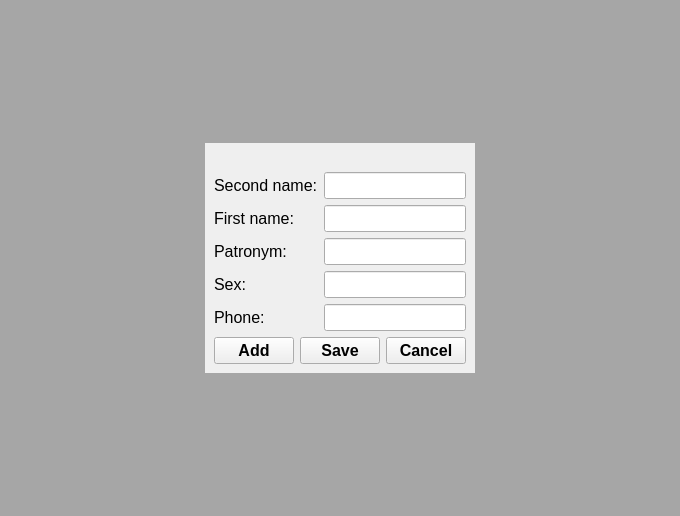
<?xml version="1.0" encoding="UTF-8"?>
<ui version="4.0">
 <class>DialogWidget</class>
 <widget class="QWidget" name="DialogWidget">
  <property name="geometry">
   <rect>
    <x>0</x>
    <y>0</y>
    <width>680</width>
    <height>516</height>
   </rect>
  </property>
  <property name="palette">
   <palette>
    <active>
     <colorrole role="Base">
      <brush brushstyle="SolidPattern">
       <color alpha="255">
        <red>255</red>
        <green>255</green>
        <blue>255</blue>
       </color>
      </brush>
     </colorrole>
     <colorrole role="Window">
      <brush brushstyle="SolidPattern">
       <color alpha="143">
        <red>145</red>
        <green>145</green>
        <blue>145</blue>
       </color>
      </brush>
     </colorrole>
    </active>
    <inactive>
     <colorrole role="Base">
      <brush brushstyle="SolidPattern">
       <color alpha="255">
        <red>255</red>
        <green>255</green>
        <blue>255</blue>
       </color>
      </brush>
     </colorrole>
     <colorrole role="Window">
      <brush brushstyle="SolidPattern">
       <color alpha="143">
        <red>145</red>
        <green>145</green>
        <blue>145</blue>
       </color>
      </brush>
     </colorrole>
    </inactive>
    <disabled>
     <colorrole role="Base">
      <brush brushstyle="SolidPattern">
       <color alpha="143">
        <red>145</red>
        <green>145</green>
        <blue>145</blue>
       </color>
      </brush>
     </colorrole>
     <colorrole role="Window">
      <brush brushstyle="SolidPattern">
       <color alpha="143">
        <red>145</red>
        <green>145</green>
        <blue>145</blue>
       </color>
      </brush>
     </colorrole>
    </disabled>
   </palette>
  </property>
  <property name="windowTitle">
   <string>Form</string>
  </property>
  <property name="autoFillBackground">
   <bool>true</bool>
  </property>
  <layout class="QVBoxLayout" name="verticalLayout_4">
   <item>
    <spacer name="verticalSpacer">
     <property name="orientation">
      <enum>Qt::Vertical</enum>
     </property>
     <property name="sizeHint" stdset="0">
      <size>
       <width>20</width>
       <height>122</height>
      </size>
     </property>
    </spacer>
   </item>
   <item>
    <layout class="QHBoxLayout" name="horizontalLayout_4">
     <item>
      <spacer name="horizontalSpacer_3">
       <property name="orientation">
        <enum>Qt::Horizontal</enum>
       </property>
       <property name="sizeHint" stdset="0">
        <size>
         <width>40</width>
         <height>20</height>
        </size>
       </property>
      </spacer>
     </item>
     <item>
      <widget class="QWidget" name="widget" native="true">
       <property name="sizePolicy">
        <sizepolicy hsizetype="Expanding" vsizetype="Expanding">
         <horstretch>0</horstretch>
         <verstretch>0</verstretch>
        </sizepolicy>
       </property>
       <property name="palette">
        <palette>
         <active>
          <colorrole role="Base">
           <brush brushstyle="SolidPattern">
            <color alpha="255">
             <red>255</red>
             <green>255</green>
             <blue>255</blue>
            </color>
           </brush>
          </colorrole>
          <colorrole role="Window">
           <brush brushstyle="SolidPattern">
            <color alpha="255">
             <red>239</red>
             <green>239</green>
             <blue>239</blue>
            </color>
           </brush>
          </colorrole>
         </active>
         <inactive>
          <colorrole role="Base">
           <brush brushstyle="SolidPattern">
            <color alpha="255">
             <red>255</red>
             <green>255</green>
             <blue>255</blue>
            </color>
           </brush>
          </colorrole>
          <colorrole role="Window">
           <brush brushstyle="SolidPattern">
            <color alpha="255">
             <red>239</red>
             <green>239</green>
             <blue>239</blue>
            </color>
           </brush>
          </colorrole>
         </inactive>
         <disabled>
          <colorrole role="Base">
           <brush brushstyle="SolidPattern">
            <color alpha="255">
             <red>239</red>
             <green>239</green>
             <blue>239</blue>
            </color>
           </brush>
          </colorrole>
          <colorrole role="Window">
           <brush brushstyle="SolidPattern">
            <color alpha="255">
             <red>239</red>
             <green>239</green>
             <blue>239</blue>
            </color>
           </brush>
          </colorrole>
         </disabled>
        </palette>
       </property>
       <property name="autoFillBackground">
        <bool>true</bool>
       </property>
       <layout class="QVBoxLayout" name="verticalLayout_3">
        <item>
         <widget class="QLabel" name="titleLabel">
          <property name="text">
           <string/>
          </property>
          <property name="alignment">
           <set>Qt::AlignCenter</set>
          </property>
         </widget>
        </item>
        <item>
         <layout class="QFormLayout" name="formLayout_3">
          <item row="0" column="1">
           <widget class="QLineEdit" name="secondNameLineEdit">
            <property name="font">
             <font>
              <pointsize>12</pointsize>
             </font>
            </property>
           </widget>
          </item>
          <item row="0" column="0">
           <widget class="QLabel" name="label_11">
            <property name="font">
             <font>
              <pointsize>12</pointsize>
             </font>
            </property>
            <property name="text">
             <string>Second name:</string>
            </property>
           </widget>
          </item>
          <item row="1" column="1">
           <widget class="QLineEdit" name="firstNameLineEdit">
            <property name="font">
             <font>
              <pointsize>12</pointsize>
             </font>
            </property>
           </widget>
          </item>
          <item row="1" column="0">
           <widget class="QLabel" name="label_12">
            <property name="font">
             <font>
              <pointsize>12</pointsize>
             </font>
            </property>
            <property name="text">
             <string>First name:</string>
            </property>
           </widget>
          </item>
          <item row="2" column="1">
           <widget class="QLineEdit" name="patronymLineEdit">
            <property name="font">
             <font>
              <pointsize>12</pointsize>
             </font>
            </property>
           </widget>
          </item>
          <item row="2" column="0">
           <widget class="QLabel" name="label_13">
            <property name="font">
             <font>
              <pointsize>12</pointsize>
             </font>
            </property>
            <property name="text">
             <string>Patronym:</string>
            </property>
           </widget>
          </item>
          <item row="3" column="1">
           <widget class="QLineEdit" name="sexLineEdit">
            <property name="font">
             <font>
              <pointsize>12</pointsize>
             </font>
            </property>
           </widget>
          </item>
          <item row="3" column="0">
           <widget class="QLabel" name="label_14">
            <property name="font">
             <font>
              <pointsize>12</pointsize>
             </font>
            </property>
            <property name="text">
             <string>Sex:</string>
            </property>
           </widget>
          </item>
          <item row="4" column="1">
           <widget class="QLineEdit" name="phoneLineEdit">
            <property name="font">
             <font>
              <pointsize>12</pointsize>
             </font>
            </property>
           </widget>
          </item>
          <item row="4" column="0">
           <widget class="QLabel" name="label_15">
            <property name="font">
             <font>
              <pointsize>12</pointsize>
             </font>
            </property>
            <property name="text">
             <string>Phone:</string>
            </property>
           </widget>
          </item>
         </layout>
        </item>
        <item>
         <layout class="QHBoxLayout" name="horizontalLayout_5">
          <item>
           <widget class="QPushButton" name="addButton">
            <property name="font">
             <font>
              <pointsize>12</pointsize>
              <weight>75</weight>
              <bold>true</bold>
             </font>
            </property>
            <property name="text">
             <string>Add</string>
            </property>
           </widget>
          </item>
          <item>
           <widget class="QPushButton" name="saveButton">
            <property name="font">
             <font>
              <pointsize>12</pointsize>
              <weight>75</weight>
              <bold>true</bold>
             </font>
            </property>
            <property name="text">
             <string>Save</string>
            </property>
           </widget>
          </item>
          <item>
           <widget class="QPushButton" name="cancelButton">
            <property name="font">
             <font>
              <pointsize>12</pointsize>
              <weight>75</weight>
              <bold>true</bold>
             </font>
            </property>
            <property name="text">
             <string>Cancel</string>
            </property>
           </widget>
          </item>
         </layout>
        </item>
       </layout>
      </widget>
     </item>
     <item>
      <spacer name="horizontalSpacer_4">
       <property name="orientation">
        <enum>Qt::Horizontal</enum>
       </property>
       <property name="sizeHint" stdset="0">
        <size>
         <width>40</width>
         <height>20</height>
        </size>
       </property>
      </spacer>
     </item>
    </layout>
   </item>
   <item>
    <spacer name="verticalSpacer_2">
     <property name="orientation">
      <enum>Qt::Vertical</enum>
     </property>
     <property name="sizeHint" stdset="0">
      <size>
       <width>20</width>
       <height>121</height>
      </size>
     </property>
    </spacer>
   </item>
  </layout>
 </widget>
 <resources/>
 <connections/>
</ui>
